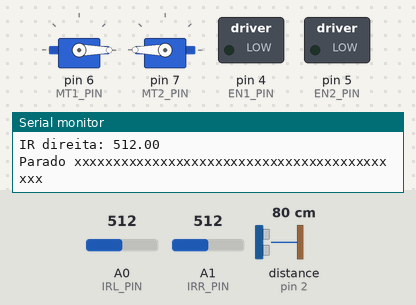
A sketch run on a simulated Arduino Uno, built with avr-gcc and run on an emulated ATmega328P. On the bench: 2 × servo, switched loads named in the sketch (green lamp = pin HIGH), the last lines printed to the serial monitor. Dashed ring = blinking. The inputs (shaded band) are chosen by the test bench; at power-on: A0 (IRL_PIN) = 512, distance to the obstacle (sensor on pin 2) 80 cm, A1 (IRR_PIN) = 512. The echo pulse lasts 58.3 µs per cm.

Above: at 2.1 s.
2.2 s: A0 (IRL_PIN) set to 94
5.7 s: A0 (IRL_PIN) set to 84
At 6.59 s:
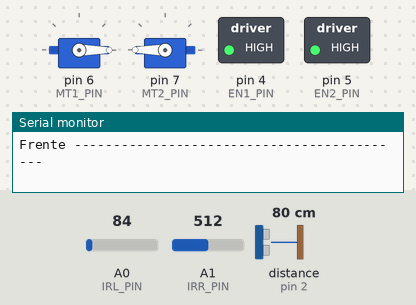
At 7.9 s:
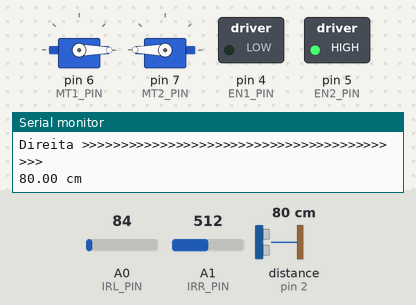
8.2 s: distance to the obstacle (sensor on pin 2) set to 11 cm
10.0 s: distance to the obstacle (sensor on pin 2) set to 8 cm
At 10.9 s:
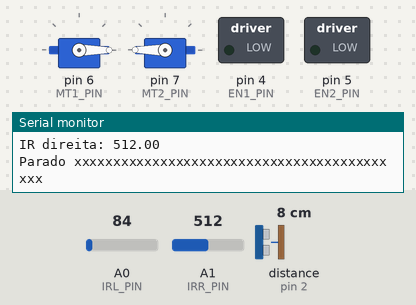
14.7 s: A1 (IRR_PIN) set to 106
19.4 s: A1 (IRR_PIN) set to 92
Timing chart, 0 to 22.4 s (numbered marks = the images above; inputs shaded):
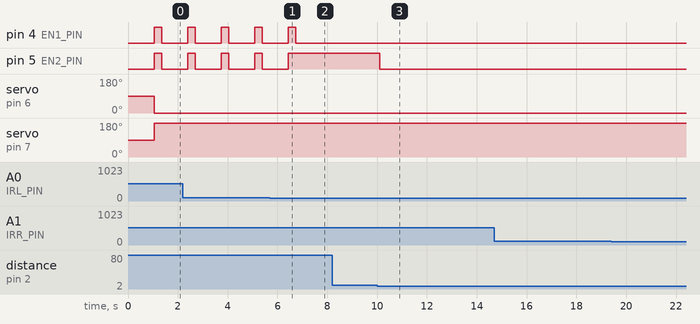

The sketch:

agv-prototype.ino
```cpp
#include <HCSR04.h>
#include <Servo.h>

//Sensor óptico
#define IRL_PIN A0
#define IRR_PIN A1

//Sensor ultrassônico
#define ECHO_PIN 2
#define TRIG_PIN 3

//CI L293D
#define EN1_PIN 4 //Velocidade 0 a 255
#define EN2_PIN 5

//Servo motor
#define MT1_PIN 6 //Direção 0 ou 180
#define MT2_PIN 7

Servo mt1;
Servo mt2;
HCSR04 hc(TRIG_PIN, ECHO_PIN);

void setup () {
  Serial.begin(9600);
  mt1.attach(MT1_PIN);
  mt2.attach(MT2_PIN);

  pinMode(IRL_PIN, INPUT);
  pinMode(IRR_PIN, INPUT);
  pinMode(EN1_PIN, OUTPUT);
  pinMode(EN2_PIN, OUTPUT);
}

void loop () {
  double distance = hc.dist();
  Serial.print(distance);
  Serial.println(" cm");

  double vlrIRL = analogRead(IRL_PIN);
  double vlrIRR = analogRead(IRR_PIN);
  Serial.print("IR esquerda: ");
  Serial.println(vlrIRL);
  Serial.print("IR direita: ");
  Serial.println(vlrIRR);

  if (distance < 10)
    stopMoving(true);
  else if (vlrIRL < 90 && vlrIRR < 90)
    moveFoward();
  else if (vlrIRL < 90)
    turnRight();
  else if (vlrIRR < 90)
    turnLeft();
  else
    stopMoving(false);
}

void moveFoward()
{
  mt1.write(0);
  mt2.write(180);
  analogWrite(EN1_PIN, 255);
  analogWrite(EN2_PIN, 255);
  Serial.println("Frente -------------------------------------------");
  delay(50);
}

void turnRight()
{
  mt1.write(0);
  mt2.write(180);
  analogWrite(EN1_PIN, 0);
  analogWrite(EN2_PIN, 255);
  Serial.println("Direita >>>>>>>>>>>>>>>>>>>>>>>>>>>>>>>>>>>>>>>>>>");
  delay(5);
}

void turnLeft()
{
  mt1.write(0);
  mt2.write(180);
  analogWrite(EN1_PIN, 255);
  analogWrite(EN2_PIN, 0);
  Serial.println("Esquerda <<<<<<<<<<<<<<<<<<<<<<<<<<<<<<<<<<<<<<<<<");
  delay(5);
}

void stopMoving(boolean isDistance)
{
  if (isDistance) {
    analogWrite(EN1_PIN, 0);
    analogWrite(EN2_PIN, 0);
    Serial.println("Parado xxxxxxxxxxxxxxxxxxxxxxxxxxxxxxxxxxxxxxxxxxx");
    delay(100);
  }
  else {
    analogWrite(EN1_PIN, 0);
    analogWrite(EN2_PIN, 0);
    Serial.println("Parado xxxxxxxxxxxxxxxxxxxxxxxxxxxxxxxxxxxxxxxxxxx");
    delay(1000);
    mt1.write(0);
    mt2.write(180);
    analogWrite(EN1_PIN, 255);
    analogWrite(EN2_PIN, 255);
    Serial.println("Frente -------------------------------------------");
    delay(300);
  }
}
```

Measured:
- the behaviour switches between 90 and 89 on A0 (IRL_PIN) (found by bisection; images 0 and 1)
- the behaviour switches between 10 and 9 cm on distance to the obstacle (sensor on pin 2) (found by bisection; images 2 and 3)
- after the input at 5.7 s, pin 4 (EN1_PIN): goes on until 6.7 s, then stays LOW; pin 5 (EN2_PIN): goes on until 6.4 s, then stays HIGH
- after the input at 10.0 s, pin 5 (EN2_PIN): HIGH → LOW after 0.11 s
- by itself, pin 4 (EN1_PIN), pin 5 (EN2_PIN): alternates HIGH for 0.31 s and LOW for 1.0 s
